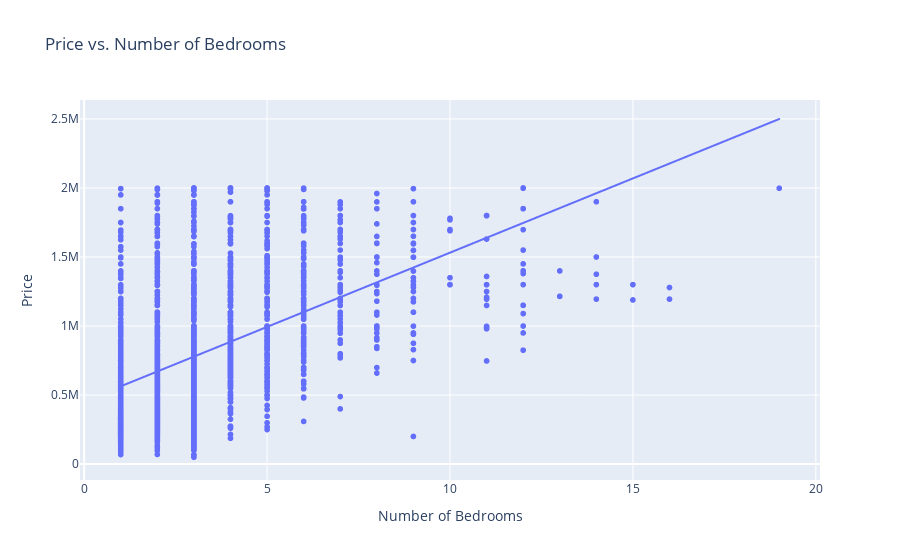
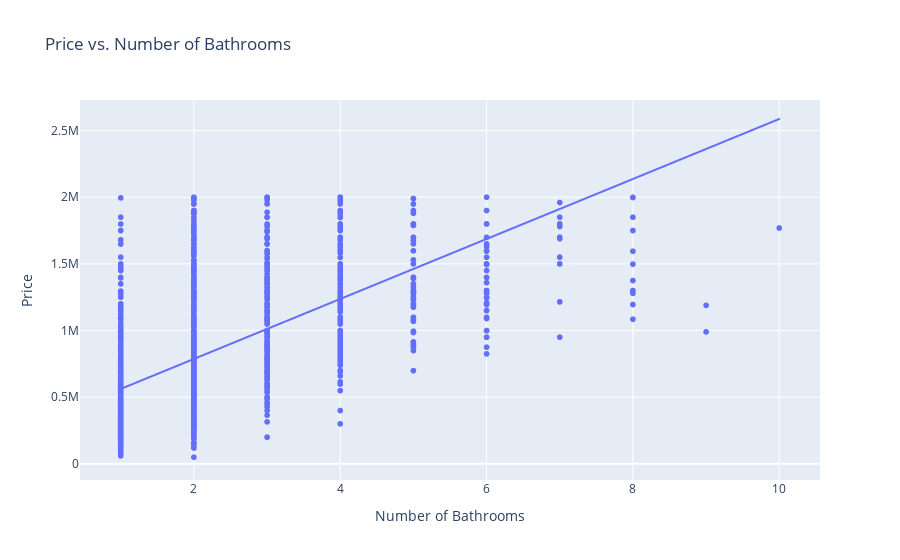

These figures' notebook cell, in order:
### Code cell
import plotly.express as px

fig1 = px.scatter(df_normal, x='BEDS', y='PRICE', 
                  trendline='ols', 
                  labels={'PRICE': 'Price', 'BEDS': 'Number of Bedrooms'},
                  title='Price vs. Number of Bedrooms')
fig1.show()

fig2 = px.scatter(df_normal, x='BATH', y='PRICE', 
                  trendline='ols', 
                  labels={'PRICE': 'Price', 'BATH': 'Number of Bathrooms'},
                  title='Price vs. Number of Bathrooms')
fig2.show()

### Figure 1 — Plotly figure (JSON) as saved in the notebook; plotly's stock layout.template omitted (floating-point values rounded to 4 significant figures; data arrays with more than 128 entries replaced by an {"elided": "..."} marker saying what was removed)
{"data": [{"hovertemplate": "Number of Bedrooms=%{x}<br>Price=%{y}<extra></extra>", "legendgroup": "", "marker": {"color": "#636efa", "symbol": "circle"}, "mode": "markers", "name": "", "showlegend": false, "type": "scattergl", "x": {"elided": "3726 int values"}, "xaxis": "x", "y": {"elided": "3726 int values"}, "yaxis": "y"}, {"hovertemplate": "<b>OLS trendline</b><br>PRICE = 107572 * BEDS + 455775<br>R<sup>2</sup>=0.220359<br><br>Number of Bedrooms=%{x}<br>Price=%{y} <b>(trend)</b><extra></extra>", "legendgroup": "", "marker": {"color": "#636efa", "symbol": "circle"}, "mode": "lines", "name": "", "showlegend": false, "type": "scattergl", "x": {"elided": "3726 int values"}, "xaxis": "x", "y": {"elided": "3726 float values"}, "yaxis": "y"}], "layout": {"legend": {"tracegroupgap": 0}, "title": {"text": "Price vs. Number of Bedrooms"}, "xaxis": {"anchor": "y", "domain": [0, 1], "title": {"text": "Number of Bedrooms"}}, "yaxis": {"anchor": "x", "domain": [0, 1], "title": {"text": "Price"}}}}

### Figure 2 — Plotly figure (JSON) as saved in the notebook; plotly's stock layout.template omitted (floating-point values rounded to 4 significant figures; data arrays with more than 128 entries replaced by an {"elided": "..."} marker saying what was removed)
{"data": [{"hovertemplate": "Number of Bathrooms=%{x}<br>Price=%{y}<extra></extra>", "legendgroup": "", "marker": {"color": "#636efa", "symbol": "circle"}, "mode": "markers", "name": "", "showlegend": false, "type": "scattergl", "x": {"elided": "3726 int values"}, "xaxis": "x", "y": {"elided": "3726 int values"}, "yaxis": "y"}, {"hovertemplate": "<b>OLS trendline</b><br>PRICE = 224960 * BATH + 337068<br>R<sup>2</sup>=0.330718<br><br>Number of Bathrooms=%{x}<br>Price=%{y} <b>(trend)</b><extra></extra>", "legendgroup": "", "marker": {"color": "#636efa", "symbol": "circle"}, "mode": "lines", "name": "", "showlegend": false, "type": "scattergl", "x": {"elided": "3726 int values"}, "xaxis": "x", "y": {"elided": "3726 float values"}, "yaxis": "y"}], "layout": {"legend": {"tracegroupgap": 0}, "title": {"text": "Price vs. Number of Bathrooms"}, "xaxis": {"anchor": "y", "domain": [0, 1], "title": {"text": "Number of Bathrooms"}}, "yaxis": {"anchor": "x", "domain": [0, 1], "title": {"text": "Price"}}}}
